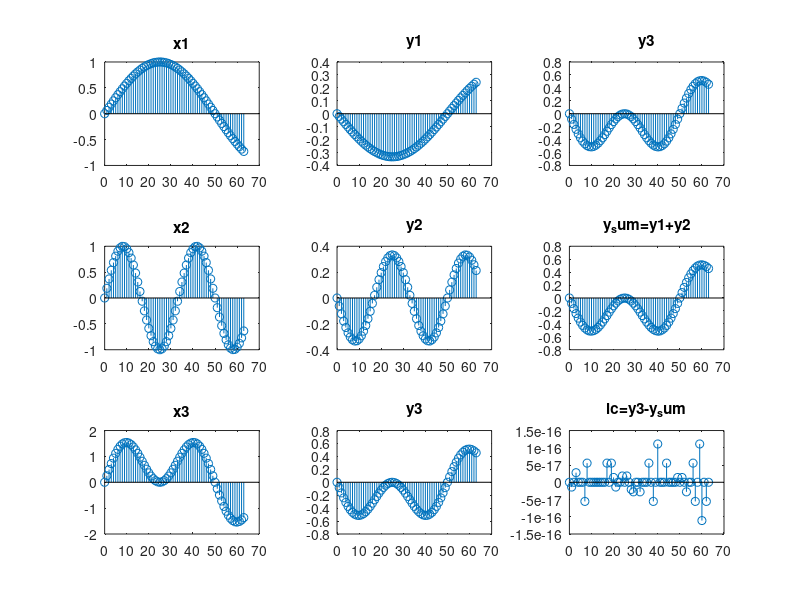

This figure's MATLAB source:
N = 64;
n = 0:N-1;
fs = 100;
f1 = 1;f2=3;

x1 = sin(2*pi*f1*n/fs);
x2 = sin(2*pi*f2*n/fs);

x3 = x1+x2;

y1 = -x1/3;
y2 = -x2/3;
y3 = -x3/3;

y_sum = y1+y2;
lc =y_sum -y3

figure;

subplot(3,3,1); stem(n,x1);title("x1");
subplot(3,3,2); stem(n,y1);title("y1");
subplot(3,3,3); stem(n,y3);title("y3");

subplot(3,3,4); stem(n,x2);title("x2");
subplot(3,3,5); stem(n,y2);title("y2");
subplot(3,3,6); stem(n,y_sum);title("y_sum=y1+y2");

subplot(3,3,7); stem(n,x3);title("x3");
subplot(3,3,8); stem(n,y3);title("y3");
subplot(3,3,9);stem(n,lc);title("lc=y3-y_sum");







% N= 64;
% n = 0:N-1;
% fs = 100;
% f1 = 1;f2 = 3;
% 
% x1 = sin(2*pi*f1*n/fs);
% x2 = sin(2*pi*f2*n/fs);
% x3 = x1 + x2;
% 
% y1 = -x1/2;
% y2 = -x2/2;
% y3 = -x3/2;
% 
% y_sum = y1+y2;
% lc = y_sum -y3;
% 
% figure;
% 
% subplot(3,3,1);stem(n,x1);title("x1");
% subplot(3,3,2);stem(n,y1);title("y1");
% subplot(3,3,3);stem(n,y3);title("y3");
% 
% subplot(3,3,4);stem(n,x2);title("x2");
% subplot(3,3,5);stem(n,y2);title("y2");
% subplot(3,3,6);stem(n,y_sum);title("y_sum");
% 
% 
% subplot(3,3,7);stem(n,x3);title("x3");
% subplot(3,3,8);stem(n,y3);title("y3");
% subplot(3,3,9);stem(n,lc);title("lc");

% N = 64;
% n =0:N-1 ; fs = 32;
% f1 = 1; f2 = 1;
% 
% x1 = sin(2*pi*f1*n/fs)
% x1 = sin(2*pi*f2*n/fs)
% 
% x3 = x1+x2
% 
% y1 = -x1/2
% y2 = -x2/2
% 
% y3 = -x3/2
% 
% 
% y_sum = y1+y2
% 
% lc = y3-y_sum
% 
% figure;
% subplot(3,3,1); stem(n,x1); title('x1');
% subplot(3,3,2); stem(n,y1); title('y1');
% subplot(3,3,3); stem(n,y3); title('y3');
% 
% subplot(3,3,4); stem(n,x2); title('x2');
% subplot(3,3,5); stem(n,y2); title('y2');
% subplot(3,3,6); stem(n,y_sum); title('y_sum = y1+y2');
% 
% subplot(3,3,7); stem(n,x3); title('x3');
% subplot(3,3,8); stem(n,y3); title('y3');
% subplot(3,3,9); stem(n,lc); title('lc = y3-y_sum');

% figure;
% subplot(3,3,1); stem(n,x1); title('x1(n):1-Hz sine');
% subplot(3,3,2); stem(n,y1); title('y1(n):-x1(n)/2');
% subplot(3,3,3); stem(n,y3); title('y3(n):-x3(n)/2');
% 
% subplot(3,3,4); stem(n,x2); title('x2(n):1-Hz sine');
% subplot(3,3,5); stem(n,y2); title('y2(n):-x2(n)/2');
% subplot(3,3,6); stem(n,ysum); title('ysum = y1+ y2');
% 
% subplot(3,3,7); stem(n,x3); title('x3(n):1-Hz sine');
% subplot(3,3,8); stem(n,y3); title('y3(n):-x3(n)/2');
% subplot(3,3,9); stem(n,Lc); title('Lc = Y3 -Ysum');
